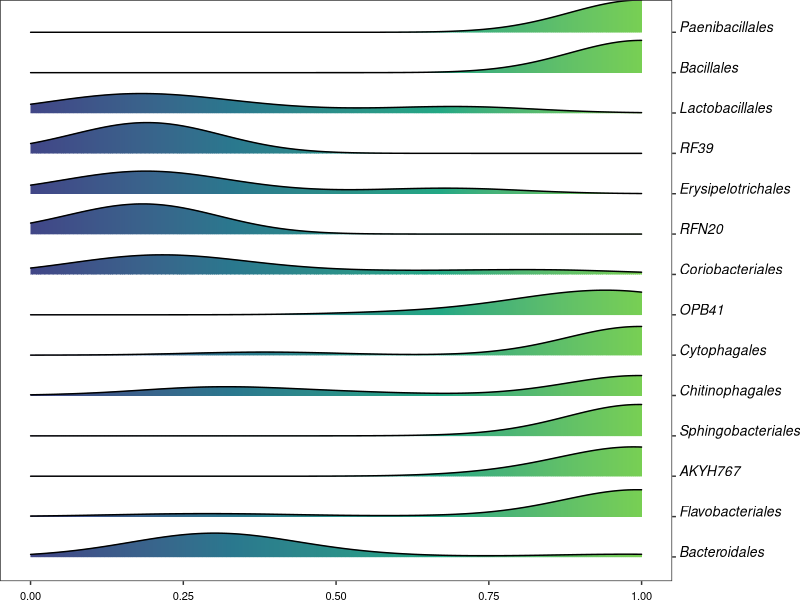

Here is the R script that generated this plot:

# coding: utf-8
# email: qfsfdxlqy@163.com
# Github: https://github.com/2015qyliang

#############################################################################

library(tidyverse)
library(ggplot2)
library(ggridges)

#############################################################################

famsFilt = readLines('01-LeafFilt.txt')
famsSort = readLines('02-LeafSort.txt')

famsSortFilt = famsSort[famsSort %in% famsFilt]

hemedf = read.table('03-LeafHeatmapClass.txt', header = T, sep = '\t')

#############################################################################

colnames(hemedf)

hemedf = hemedf[, c('NCBI_RefSeq', 'Heme', 'Order')]
hemedf = hemedf[hemedf$Order %in% famsSortFilt, ]


hemedf$Order = factor(hemedf$Order, levels = rev(famsSortFilt))

hemeplot = ggplot(hemedf, aes(x = Heme, y = Order)) + 
  geom_density_ridges_gradient(aes(fill = ..x.., scale = 0.8), size = 0.1) + 
  scale_x_continuous(limits = c(0, 1)) +  
  scale_fill_viridis_c(option = "D") + 
  scale_y_discrete(position = "right") + 
  theme_bw()+
  theme(plot.margin=unit(c(0, 0, 0, 0),'mm'),
        panel.background = element_rect(fill="white", color="black", size = 0),
        panel.grid = element_blank(),
        axis.title = element_blank(),
        legend.position = 'none', 
        axis.text.x = element_text(size = 8, colour = 'black',hjust = 0.5, vjust = 0),
        axis.text.y = element_text(size = 10, colour = 'black',hjust = 0, vjust = 0, face = 'italic'))

# ggsave('LeafHeme.pdf', hemeplot, width = 4, height = 7, units = 'in') 

ggsave('05-LeafHeme.pdf', hemeplot, width = 2.5, height = 7, units = 'in') 

rev(table(hemedf$Order))
